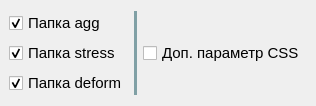
             <widget class="QFrame" name="vbn">
              <property name="sizePolicy">
               <sizepolicy hsizetype="Expanding" vsizetype="Preferred">
                <horstretch>0</horstretch>
                <verstretch>0</verstretch>
               </sizepolicy>
              </property>
              <property name="autoFillBackground">
               <bool>false</bool>
              </property>
              <property name="styleSheet">
               <string notr="true">QFrame#vbn{
border: 5px solid rgb(128, 160, 165);
border-radius: 17px;
}
</string>
              </property>
              <layout class="QVBoxLayout" name="verticalLayout_4">
               <property name="leftMargin">
                <number>9</number>
               </property>
               <item>
                <layout class="QHBoxLayout" name="horizontalLayout_136">
                 <item>
                  <layout class="QVBoxLayout" name="verticalLayout_11">
                   <item>
                    <widget class="QCheckBox" name="check_agg">
                     <property name="font">
                      <font>
                       <family>Segoe UI</family>
                       <pointsize>11</pointsize>
                      </font>
                     </property>
                     <property name="text">
                      <string>Папка agg</string>
                     </property>
                     <property name="checked">
                      <bool>true</bool>
                     </property>
                    </widget>
                   </item>
                   <item>
                    <widget class="QCheckBox" name="check_stress">
                     <property name="font">
                      <font>
                       <family>Segoe UI</family>
                       <pointsize>11</pointsize>
                      </font>
                     </property>
                     <property name="text">
                      <string>Папка stress</string>
                     </property>
                     <property name="checked">
                      <bool>true</bool>
                     </property>
                    </widget>
                   </item>
                   <item>
                    <widget class="QCheckBox" name="check_deform">
                     <property name="font">
                      <font>
                       <family>Segoe UI</family>
                       <pointsize>11</pointsize>
                      </font>
                     </property>
                     <property name="text">
                      <string>Папка deform</string>
                     </property>
                     <property name="checked">
                      <bool>true</bool>
                     </property>
                    </widget>
                   </item>
                  </layout>
                 </item>
                 <item>
                  <widget class="Line" name="line_22">
                   <property name="sizePolicy">
                    <sizepolicy hsizetype="Minimum" vsizetype="Minimum">
                     <horstretch>0</horstretch>
                     <verstretch>0</verstretch>
                    </sizepolicy>
                   </property>
                   <property name="styleSheet">
                    <string notr="true">color: rgb(128, 160, 165);</string>
                   </property>
                   <property name="frameShadow">
                    <enum>QFrame::Plain</enum>
                   </property>
                   <property name="lineWidth">
                    <number>4</number>
                   </property>
                   <property name="orientation">
                    <enum>Qt::Vertical</enum>
                   </property>
                  </widget>
                 </item>
                 <item>
                  <widget class="QCheckBox" name="check_dop_CSS_parameter">
                   <property name="font">
                    <font>
                     <family>Segoe UI</family>
                     <pointsize>11</pointsize>
                    </font>
                   </property>
                   <property name="toolTip">
                    <string>Это параметр аппроксимации кривой CSS - см. информацию в обучающем видео</string>
                   </property>
                   <property name="text">
                    <string>Доп. параметр CSS</string>
                   </property>
                   <property name="checked">
                    <bool>false</bool>
                   </property>
                  </widget>
                 </item>
                </layout>
               </item>
              </layout>
             </widget>
